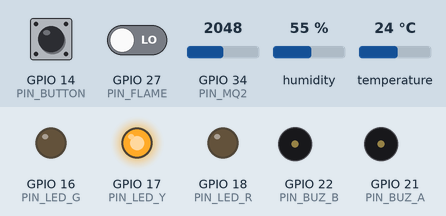
Recording of a sketch running on a simulated ESP32. Parts: output pins drawn as LEDs (lit = HIGH), buzzer (waves = sounding, pin HIGH). The inputs (shaded band) are chosen by the test bench; at power-on: GPIO 14 (PIN_BUTTON) LOW, GPIO 27 (PIN_FLAME) LOW, GPIO 34 (PIN_MQ2) = 2048, humidity 55 %, temperature 24 °C. WiFi joins after 1.5 s; servers stay silent unless stated; uploads are accepted with an empty reply; the local clock reads 2024-03-15 10:24:30 at power-on unless the sketch sets it; what the sketch prints to the serial monitor is not drawn.

Above: at 0.1 s.
At 91.69 s:
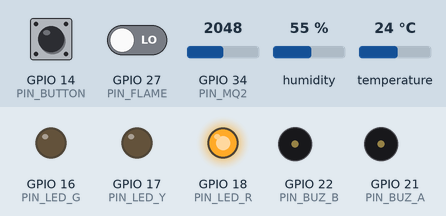
At 126.81 s:
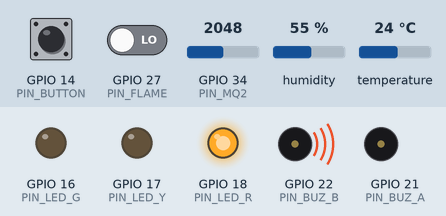
Timing chart, 0 to 130.0 s (numbered marks = the images above):
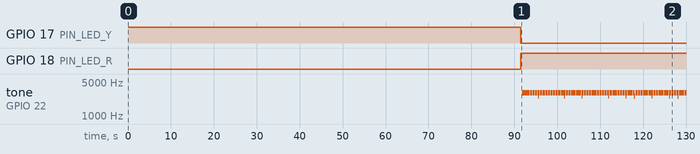

The sketch:

pyroguard_node.ino
```cpp
// PyroGuard - nodo ESP32 DevKit V1: DHT22 + MQ-2 + llama IR + 3 LEDs + buzzer + pulsador.
// Librerías (Gestor de librerías): "DHT sensor library" y "Adafruit Unified Sensor".
// NO subas este archivo a git con la clave real.

#include <WiFi.h>
#include <WiFiClientSecure.h>
#include <HTTPClient.h>
#include <DHT.h>
#include <time.h>
#include "root_ca.h"   // ROOT_CA para validar el HTTPS

// Se define arriba para que el IDE genere bien los prototipos de las funciones.
struct Reading { float t, h, smoke; bool flame; };

// ---- Credenciales (edítalas aquí; NO las subas a git con valores reales) ---
const char* WIFI_SSID = "TU_WIFI";             // red de 2.4 GHz (el ESP32 no usa 5 GHz)
const char* WIFI_PASS = "TU_CLAVE_WIFI";
const char* API_KEY   = "TU_INGEST_API_KEY";   // INGEST_API_KEY del backend (Render > Environment)

// ---- Configuración -------------------------------------------------------
const char* API_URL   = "https://pyroguard-backend.onrender.com/api/readings/";
const char* NODE_ID   = "NODE-001";            // debe existir en el backend

const bool FLAME_ACTIVE_LOW = true;            // la mayoría de módulos IR dan LOW con llama
const unsigned long SEND_EVERY_MS = 3000;

// ---- Pines ---------------------------------------------------------------
const int PIN_DHT    = 4;    // DATA del DHT22 (con pull-up de 10k a 3V3 si tu DHT22 es sin módulo)
const int PIN_MQ2    = 34;   // salida del divisor 10k/15k (ADC1, compatible con WiFi)
const int PIN_FLAME  = 27;   // DO del sensor de llama
const int PIN_LED_G  = 16;   // verde  -> 220 ohm -> GND (RX2)
const int PIN_LED_Y  = 17;   // amarillo (TX2)
const int PIN_LED_R  = 18;   // rojo
const int PIN_BUZ_A  = 21;   // buzzer pasivo en oposición: + a GPIO21
const int PIN_BUZ_B  = 22;   //                             - a GPIO22 (sin transistor)
const int BUZZER_HZ  = 3000; // frecuencia donde suena más fuerte
const int PIN_BUTTON = 14;   // pulsador a 3V3 con pull-down 10k a GND

// Umbrales: iguales a api/services/risk_rules.py del backend.
const float TEMP_WARNING = 40, TEMP_FIRE = 50, SMOKE_WARNING = 40, SMOKE_FIRE = 60;

// MQ-2: en aire limpio lee ~0-5 cuentas; el humo o el gas cercano lo suben a cientos o miles.
// Con MQ2_SPAN = 400 cuentas sobre la línea base se da 100 %: 160 cuentas ya cruzan la
// advertencia (40) y 240 el fuego (60), así se detecta a más distancia (con 1200 hacía falta pegarse).
const int MQ2_SPAN = 400;
int mq2Baseline = 0;         // lectura en aire limpio, se mide al arrancar
int mq2Raw = 0;              // última lectura cruda (para diagnóstico)

DHT dht(PIN_DHT, DHT22);
unsigned long lastSend = 0;

hw_timer_t* buzzTimer = nullptr;
volatile bool buzzOn = false;
volatile bool buzzPhase = false;

// Temporizador: 2 veces por periodo, los dos pines del buzzer van en fase opuesta (~6.6 V pico a pico).
void IRAM_ATTR onBuzzTimer() {
  if (buzzOn) {
    buzzPhase = !buzzPhase;
    digitalWrite(PIN_BUZ_A, buzzPhase);
    digitalWrite(PIN_BUZ_B, !buzzPhase);
  } else {
    digitalWrite(PIN_BUZ_A, LOW);
    digitalWrite(PIN_BUZ_B, LOW);
  }
}

int readMq2Raw() {
  long sum = 0;
  for (int i = 0; i < 16; i++) sum += analogRead(PIN_MQ2);
  return sum / 16;
}

// Convierte a escala 0-100 relativa al aire limpio (la que usa el backend).
float readSmoke() {
  mq2Raw = readMq2Raw();
  float s = 100.0f * (mq2Raw - mq2Baseline) / MQ2_SPAN;
  return constrain(s, 0, 100);
}

bool readFlame() {
  return digitalRead(PIN_FLAME) == (FLAME_ACTIVE_LOW ? LOW : HIGH);
}

// 0 normal, 1 advertencia, 2 fuego
int localLevel(float t, float smoke, bool flame) {
  if (flame || t >= TEMP_FIRE || smoke >= SMOKE_FIRE) return 2;
  if (t >= TEMP_WARNING || smoke >= SMOKE_WARNING) return 1;
  return 0;
}

void showLevel(int level, bool test) {
  if (test) level = 2;
  digitalWrite(PIN_LED_G, level == 0);
  digitalWrite(PIN_LED_Y, level == 1);
  digitalWrite(PIN_LED_R, level == 2);
  // fuego: buzzer intermitente (no bloquea el loop)
  buzzOn = level == 2 && (millis() / 300) % 2 == 0;
}

void connectWifi() {
  if (WiFi.status() == WL_CONNECTED) return;
  WiFi.begin(WIFI_SSID, WIFI_PASS);
  for (int i = 0; i < 20 && WiFi.status() != WL_CONNECTED; i++) delay(500);
}

bool timeReady() { return time(nullptr) > 1700000000; }

// Última lectura buena; la tarea de red la envía sin bloquear los sensores, los LEDs ni el buzzer.
Reading latest;
volatile bool haveReading = false;
portMUX_TYPE readingMux = portMUX_INITIALIZER_UNLOCKED;

// Conexión HTTPS que se reutiliza: el handshake TLS (2-4 s en el ESP32) se hace una sola vez.
WiFiClientSecure secureClient;
HTTPClient http;

void sendReading(const Reading& r) {
  float t = r.t, h = r.h, smoke = r.smoke;
  bool flame = r.flame;
  connectWifi();
  if (WiFi.status() != WL_CONNECTED || !timeReady()) return;

  time_t now = time(nullptr);
  struct tm utc;
  gmtime_r(&now, &utc);
  char ts[32];
  strftime(ts, sizeof ts, "%Y-%m-%dT%H:%M:%S+00:00", &utc);

  char body[256];
  snprintf(body, sizeof body,
           "{\"node_id\":\"%s\",\"temperature\":%.1f,\"humidity\":%.1f,"
           "\"smoke\":%.1f,\"flame\":%s,\"timestamp\":\"%s\"}",
           NODE_ID, t, h, smoke, flame ? "true" : "false", ts);

  secureClient.setCACert(ROOT_CA);  // valida el certificado del backend (necesita la hora NTP, ya comprobada arriba)
  http.setReuse(true);
  http.setTimeout(8000);
  http.begin(secureClient, API_URL);
  http.addHeader("Content-Type", "application/json");
  http.addHeader("X-API-Key", API_KEY);
  unsigned long t0 = millis();
  int code = http.POST(body);
  Serial.printf("POST %d (%lu ms)  %s\n", code, millis() - t0, body);
  if (code < 0) secureClient.stop();  // si falló, la próxima vez abre una conexión nueva
  http.end();
}

void sendTask(void*) {
  for (;;) {
    vTaskDelay(pdMS_TO_TICKS(SEND_EVERY_MS));
    if (!haveReading) continue;
    Reading r;
    portENTER_CRITICAL(&readingMux);
    r = latest;
    portEXIT_CRITICAL(&readingMux);
    sendReading(r);
  }
}

void setup() {
  Serial.begin(115200);
  pinMode(PIN_LED_G, OUTPUT); pinMode(PIN_LED_Y, OUTPUT); pinMode(PIN_LED_R, OUTPUT);
  pinMode(PIN_BUZ_A, OUTPUT); pinMode(PIN_BUZ_B, OUTPUT);
  buzzTimer = timerBegin(1000000);                      // 1 MHz
  timerAttachInterrupt(buzzTimer, &onBuzzTimer);
  timerAlarm(buzzTimer, 1000000 / (2 * BUZZER_HZ), true, 0);
  pinMode(PIN_BUTTON, INPUT);          // pull-down externo
  pinMode(PIN_FLAME, INPUT);
  analogSetPinAttenuation(PIN_MQ2, ADC_11db);
  dht.begin();

  // Arranque: LED amarillo encendido mientras el MQ-2 se calienta (necesita ~1-2 min; 90 s).
  digitalWrite(PIN_LED_Y, HIGH);
  connectWifi();
  Serial.printf("WiFi: %s\n", WiFi.status() == WL_CONNECTED ? "conectado" : "SIN conexion (el ESP32 solo usa 2.4 GHz)");
  configTime(0, 0, "pool.ntp.org", "time.google.com");
  delay(90000);
  mq2Baseline = readMq2Raw();
  Serial.printf("Baseline MQ-2: %d\n", mq2Baseline);
  xTaskCreatePinnedToCore(sendTask, "send", 10240, nullptr, 1, nullptr, 0);  // red en el núcleo 0
}

void loop() {
  // El DHT22 mide pulsos de microsegundos: se pausa el temporizador del buzzer durante la lectura.
  timerStop(buzzTimer);
  float t = dht.readTemperature();
  float h = dht.readHumidity();
  timerStart(buzzTimer);
  float smoke = readSmoke();
  bool flame = readFlame();
  bool test = digitalRead(PIN_BUTTON) == HIGH;

  // El nivel local se actualiza en cada vuelta, aunque no haya red.
  showLevel(isnan(t) ? (flame || smoke >= SMOKE_FIRE ? 2 : 0) : localLevel(t, smoke, flame), test);

  if (!isnan(t) && !isnan(h)) {
    portENTER_CRITICAL(&readingMux);
    latest = {t, h, smoke, flame};
    haveReading = true;
    portEXIT_CRITICAL(&readingMux);
  }

  // Diagnóstico cada segundo: mq2Raw = lectura cruda, humo = escala 0-100 que se envía.
  if (millis() - lastSend >= 1000) {
    lastSend = millis();
    Serial.printf("raw=%d base=%d humo=%.1f temp=%.1f llama=%d\n", mq2Raw, mq2Baseline, smoke, t, flame);
  }
  delay(50);
}
```

root_ca.h
```cpp
// GTS Root R4 (Google Trust Services): raíz de la cadena HTTPS de onrender.com. Válida hasta 2036-06-22.
// Es público; si el backend cambiara de proveedor de certificados, hay que reemplazarlo.
#pragma once

const char* ROOT_CA = R"EOF(
-----BEGIN CERTIFICATE-----
MIICCTCCAY6gAwIBAgINAgPlwGjvYxqccpBQUjAKBggqhkjOPQQDAzBHMQswCQYD
VQQGEwJVUzEiMCAGA1UEChMZR29vZ2xlIFRydXN0IFNlcnZpY2VzIExMQzEUMBIG
A1UEAxMLR1RTIFJvb3QgUjQwHhcNMTYwNjIyMDAwMDAwWhcNMzYwNjIyMDAwMDAw
WjBHMQswCQYDVQQGEwJVUzEiMCAGA1UEChMZR29vZ2xlIFRydXN0IFNlcnZpY2Vz
IExMQzEUMBIGA1UEAxMLR1RTIFJvb3QgUjQwdjAQBgcqhkjOPQIBBgUrgQQAIgNi
AATzdHOnaItgrkO4NcWBMHtLSZ37wWHO5t5GvWvVYRg1rkDdc/eJkTBa6zzuhXyi
QHY7qca4R9gq55KRanPpsXI5nymfopjTX15YhmUPoYRlBtHci8nHc8iMai/lxKvR
HYqjQjBAMA4GA1UdDwEB/wQEAwIBhjAPBgNVHRMBAf8EBTADAQH/MB0GA1UdDgQW
BBSATNbrdP9JNqPV2Py1PsVq8JQdjDAKBggqhkjOPQQDAwNpADBmAjEA6ED/g94D
9J+uHXqnLrmvT/aDHQ4thQEd0dlq7A/Cr8deVl5c1RxYIigL9zC2L7F8AjEA8GE8
p/SgguMh1YQdc4acLa/KNJvxn7kjNuK8YAOdgLOaVsjh4rsUecrNIdSUtUlD
-----END CERTIFICATE-----
)EOF";
```

Measured:
- by itself, GPIO 17 (PIN_LED_Y): HIGH → LOW at 91.5 s
- by itself, GPIO 18 (PIN_LED_R): LOW → HIGH at 91.5 s
- by itself, tone on GPIO 22 (PIN_BUZ_B): plays 3012 Hz for 0.04 s, 3000 Hz for 0.12 s, 3012 Hz for 0.04 s, 3000 Hz for 0.08 s, 2997 Hz for 0.04 s, 3012 Hz for 0.04 s … (349 notes in this stretch)
